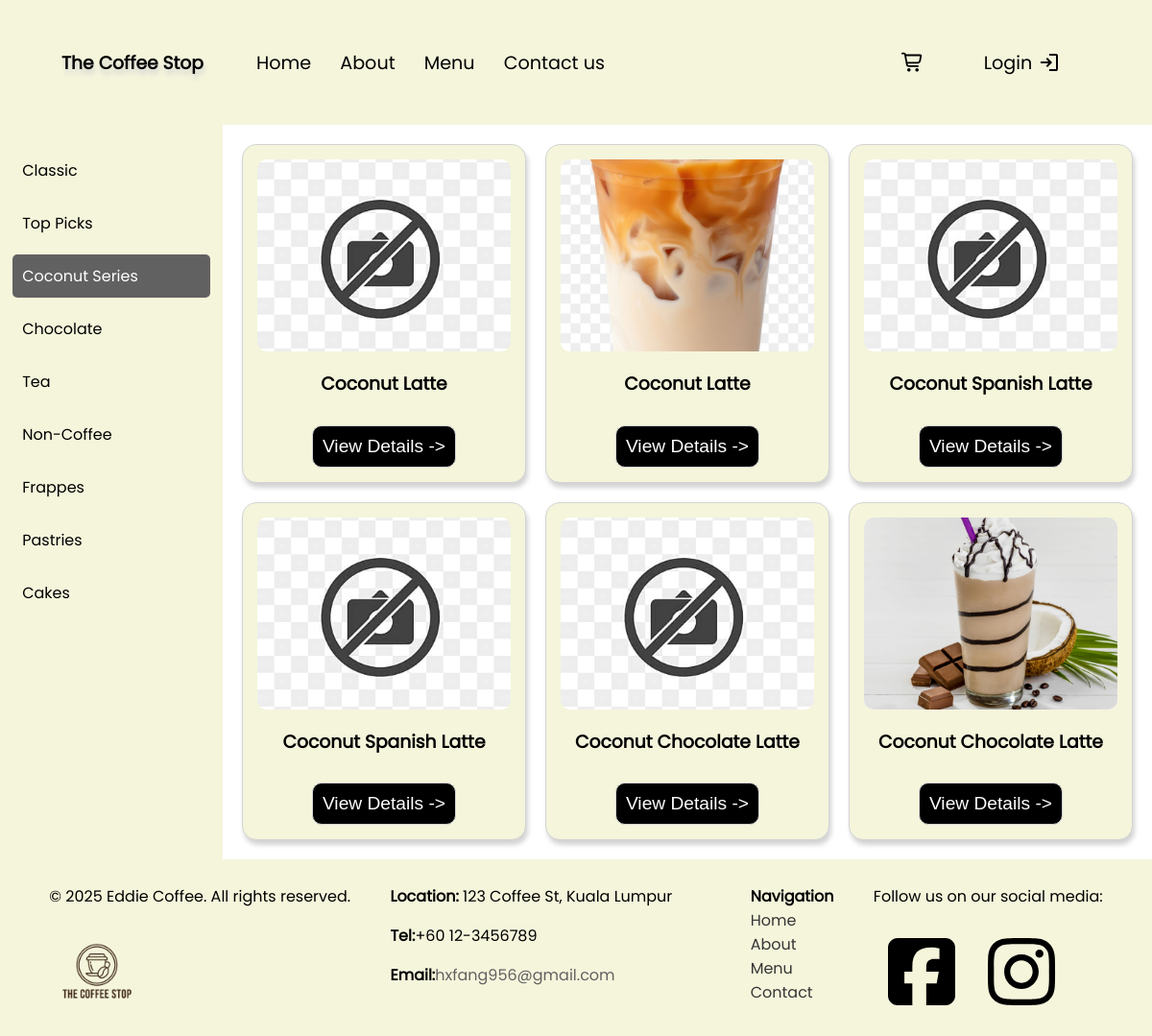
The app's page /menu.php?category=Coconut series with its own data.
### tables this page shows
CREATE TABLE
    Drinks (
        drinks_id INT AUTO_INCREMENT PRIMARY KEY,
        drinks_image VARCHAR(255) NOT NULL,
        drinks_name VARCHAR(100) NOT NULL,
        drinks_price DECIMAL(5, 2) NOT NULL,
        drinks_temperature ENUM ('Hot', 'Cold') NOT NULL,
        drinks_description TEXT,
        categories_id INT,
        FOREIGN KEY (categories_id) REFERENCES Categories (categories_id)
    );

### menu.php (the view, shortened to what this page needs)
<?php
require 'database.php';
$selectedCategory = $_GET['category'] ?? 'Classic';
?>
<!DOCTYPE html>
<html lang="en">
<head>
    <link rel="stylesheet" href="CSS/style.css">
</head>
<body>
    <?php require('includes/header.php') ?>
    <div class="menuContainer">
        <div class="categoryContainer">
            <a href="menu.php?category=Classic"
                class="categoryItem <?= $selectedCategory === 'Classic' ? 'active' : '' ?>">
                Classic
            </a>
            <a href="menu.php?category=Top%20Picks"
                class="categoryItem <?= $selectedCategory === 'Top Picks' ? 'active' : '' ?>">
                Top Picks
            </a>
            <a href="menu.php?category=Coconut%20series"
                class="categoryItem <?= $selectedCategory === 'Coconut series' ? 'active' : '' ?>">
                Coconut Series
            </a>
            <a href="menu.php?category=Chocolate%20series"
                class="categoryItem <?= $selectedCategory === 'Chocolate series' ? 'active' : '' ?>">
                Chocolate
            </a>
            <a href="menu.php?category=Tea"
                class="categoryItem <?= $selectedCategory === 'Tea' ? 'active' : '' ?>">
                Tea
            </a>
            <a href="menu.php?category=Non-Coffee"
                class="categoryItem <?= $selectedCategory === 'Non-Coffee' ? 'active' : '' ?>">
                Non-Coffee
            </a>
            <a href="menu.php?category=Frappes"
                class="categoryItem <?= $selectedCategory === 'Frappes' ? 'active' : '' ?>">
                Frappes
            </a>
            <a href="menu.php?category=Pastries"
                class="categoryItem <?= $selectedCategory === 'Pastries' ? 'active' : '' ?>">
                Pastries
            </a>
            <a href="menu.php?category=Cakes"
                class="categoryItem <?= $selectedCategory === 'Cakes' ? 'active' : '' ?>">
                Cakes
            </a>
        </div>
        <div class="itemsContainer">
            <?php
            $query = 'SELECT d.* FROM Drinks d JOIN Categories c ON d.categories_id = c.categories_id WHERE c.categories_name = ?';
            $stmt = mysqli_prepare($conn, $query);
            mysqli_stmt_bind_param($stmt, 's', $selectedCategory);
            mysqli_stmt_execute($stmt);
            $result = mysqli_stmt_get_result($stmt);
            while ($row = mysqli_fetch_assoc($result)): ?>
                <div class="menuItem">
                    <img src="<?= htmlspecialchars($row['drinks_image']) ?>"
                        alt="<?= htmlspecialchars($row['drinks_name']) ?>">
                    <h3><?= htmlspecialchars($row['drinks_name']) ?></h3>
                    <button class="openModal" data-drinks-id="<?= $row['drinks_id'] ?>"
                        data-drinks-name="<?= htmlspecialchars($row['drinks_name']) ?>"
                        data-drinks-image="<?= htmlspecialchars($row['drinks_image']) ?>"
                        data-drinks-description="<?= htmlspecialchars($row['drinks_description']) ?>"
                        data-drinks-price="<?= htmlspecialchars($row['drinks_price']) ?>">View Details -></button>
                </div>
            <?php endwhile; ?>
        </div>
    </div>
    <?php require('includes/footer.php') ?>
</body>
</html>

### includes/header.php (shortened to what this page needs)
<header>
    <section>
        <section id="container1">
            <h1>The Coffee Stop</h1>
            <nav>
                <ul>
                    <li><a href="../index.php">Home</a></li>
                    <li><a href="../abouts.php">About</a></li>
                    <li id="menu">
                        <a href="../menu.php">Menu</a>
                    </li>
                    <li><a href="../contactUs.php">Contact us</a></li>
                </ul>
            </nav>
        </section>
        <section id="container2">
            <a href="../cart.php" id="cart">
            </a>
            <?php if (isset($_SESSION['username'])): ?>
                <div class="user-menu">
                    <button class="user-trigger">
                        <?= htmlspecialchars($_SESSION['username']) ?>
                        ▾
                    </button>
                    <div class="user-dropdown">
                        <a href="../profile.php">Profile</a>
                        <a href="../order.php">My Orders</a>
                        <hr>
                        <form action="../logout.php" method="post">
                            <button type="submit" class="logout-btn">Logout</button>
                        </form>
                    </div>
                </div>
            <?php else: ?>
                <a id="login" href="login.php">
                    Login
                    <svg id="loginIcon"
                        xmlns="http://www.w3.org/2000/svg" height="24px" viewBox="0 -960 960 960" width="24px" fill="black">
                        <path d="M480-120v-80h280v-560H480v-80h280q33 0 56.5 23.5T840-760v560q0 33-23.5 56.5T760-120H480Zm-80-160-55-58 102-102H120v-80h327L345-622l55-58 200 200-200 200Z" />
                    </svg>
                </a>
            <?php endif; ?>
        </section>
    </section>
</header>

### includes/footer.php (shortened to what this page needs)
<footer>
    <div class="footer-container">
        <div class="firstContainer">
            <p>&copy; 2025 Eddie Coffee. All rights reserved.</p>
            <img src="../Images/logo.png" alt="The coffee stop" height="100px" width="100px">
        </div>
        <div class="secondContainer">
            <p><strong>Location:</strong> 123 Coffee St, Kuala Lumpur </p>
            <p><strong> Tel:</strong>+60 12-3456789</p>
            <p><strong>Email:</strong><a id="footer-email" href="mailto:hxfang956@gmail.com">hxfang956@gmail.com</a></p>
        </div>
        <div class="thirdContainer">
            <ul class="footer-links">
                <strong>Navigation</strong>
                <li><a class="links" href="index.php">Home</a></li>
                <li><a class="links" href="about.php">About</a></li>
                <li><a class="links" href="menu.php">Menu</a></li>
                <li><a class="links" href="contactUs.php">Contact</a></li>
            </ul>
        </div>
        <div class="social-icons">
            <p>Follow us on our social media: </p>
            <a href="#"></a>
            <a href="#"></a>
        </div>
    </div>
</footer>

### CSS/style.css (style rules this page uses)
body { font-family: "Poppins", sans-serif; margin: 0; padding: 0; }
header { position: sticky; z-index: 1000; top: 0; }
footer { margin-top: auto; }
header section { background-color: beige; color: black; display: flex; justify-content: space-between; padding: 16px 32px; align-items: center; }
header section #container1 h1 { text-shadow: 1px 5px 5px lightgrey; transition: all 0.2s ease; }
header section #container2 { display: flex; justify-content: space-around; width: 20%; align-items: center; }
header section #container2 #cart { display: inline-flex; align-items: center; gap: 6px; text-decoration: none; color: black; font-size: 1.2rem; position: relative; transition: transform 0.2s ease, color 0.2s ease; }
header section #container2 #cart::after { content: ""; position: absolute; left: 0; bottom: -4px; width: 0; height: 2px; background-color: black; transition: width 0.25s ease; }
header section #container2 #login { display: inline-flex; align-items: center; gap: 6px; text-decoration: none; color: black; font-size: 1.2rem; position: relative; transition: transform 0.2s ease, color 0.2s ease; }
header section #login::after { content: ""; position: absolute; left: 0; bottom: -4px; width: 0; height: 2px; background-color: black; transition: width 0.25s ease; }
header section #container1 nav ul { list-style-type: none; display: flex; flex-direction: row; justify-content: center; margin: 0; border: none; }
header section #container1 nav ul li { padding: 15px; }
header section #container1 nav ul li > a { text-decoration: none; display: inline-block; color: black; font-size: 1.2rem; padding: 0; transition: all 0.1s ease; }
.footer-container { display: flex; justify-content: space-evenly; background-color: beige; padding: 10px; }
.footer-container .secondContainer #footer-email { text-decoration: none; color: rgb(98, 97, 97); transition: all 0.2s ease; }
.footer-container .footer-links { list-style-type: none; }
.footer-container .footer-links .links { text-decoration: none; color: rgb(54, 54, 54); }
.social-icons #fb { height: 100px; width: 100px; }
.social-icons #ig { height: 100px; width: 100px; }
.menuContainer { width: 100%; display: flex; }
.categoryContainer { width: 20%; background-color: beige; display: flex; flex-direction: column; align-items: center; padding-top: 20px; }
.categoryContainer .categoryItem { width: 80%; background-color: transparent; align-items: center; color: black; border: none; cursor: pointer; padding: 10px; margin-bottom: 10px; font-size: 1.1rem; transition: background-color 0.2s ease, color 0.2s ease; border-radius: 5px; margin: 5px 0; border: none; background: none; text-align: left; font-size: inherit; }
.categoryContainer .categoryItem { text-decoration: none; width: 80%; background-color: transparent; align-items: center; color: black; border: none; cursor: pointer; padding: 10px; margin-bottom: 10px; font-size: 1.1rem; transition: background-color 0.2s ease, color 0.2s ease; border-radius: 5px; margin: 5px 0; border: none; background: none; text-align: left; font-size: inherit; }
.categoryContainer .categoryItem.active { background-color: rgb(98, 97, 97); color: white; }
.itemsContainer { display: grid; grid-template-columns: repeat(3, 1fr); gap: 20px; width: 80%; padding: 20px; }
.itemsContainer .menuItem { border: 1px solid lightgrey; box-shadow: 2px 5px 5px lightgrey; border-radius: 15px; display: flex; flex-direction: column; align-items: center; padding: 15px; box-sizing: border-box; background-color: beige; transition: all 0.2s ease; }
.itemsContainer .menuItem img { width: 100%; height: 200px; object-fit: cover; border-radius: 10px; background-color: white; }
.itemsContainer .menuItem .openModal { font-size: 1.2rem; padding: 10px; background-color: black; border-radius: 10px; border: 1px solid lightgrey; color: white; margin-top: 10px; cursor: pointer; transition: all 0.2s ease; }

### records on screen
drinks: drinks_image (picture), drinks_name "Coconut Latte"
drinks: drinks_image (picture), drinks_name "Coconut Latte"
drinks: drinks_image (picture), drinks_name "Coconut Spanish Latte"
drinks: drinks_image (picture), drinks_name "Coconut Spanish Latte"
drinks: drinks_image (picture), drinks_name "Coconut Chocolate Latte"
drinks: drinks_image (picture), drinks_name "Coconut Chocolate Latte"
